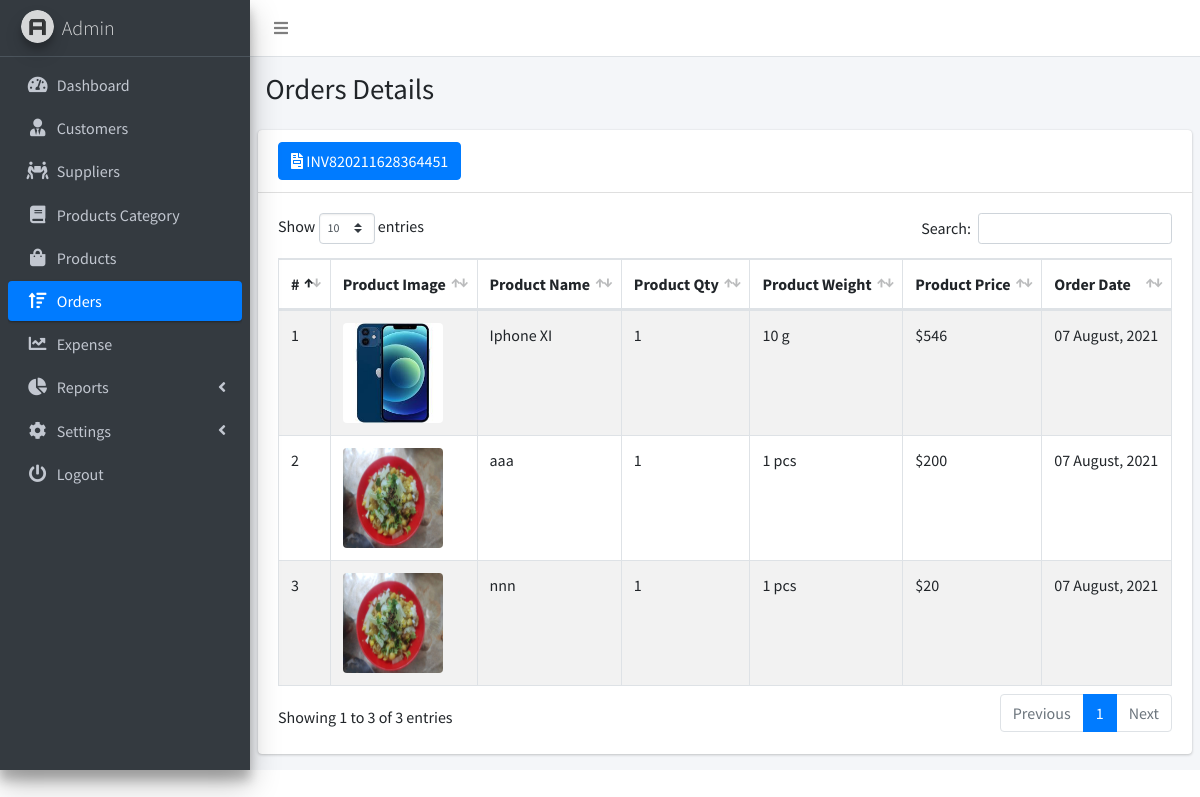
/orders_details.php?id=INV820211628364451 (signed in), run on the app's committed database.
### tables this page shows
CREATE TABLE `order_details` (
  `order_details_id` int(255) NOT NULL,
  `invoice_id` varchar(255) NOT NULL,
  `product_name` text NOT NULL,
  `product_quantity` varchar(255) NOT NULL,
  `product_weight` varchar(255) NOT NULL,
  `product_price` varchar(255) NOT NULL,
  `product_order_date` varchar(255) NOT NULL,
  `product_id` varchar(255) NOT NULL,
  `product_image` varchar(255) NOT NULL,
  `timestamp` timestamp NOT NULL DEFAULT CURRENT_TIMESTAMP ON UPDATE CURRENT_TIMESTAMP
);

CREATE TABLE `shop` (
  `shop_id` int(11) NOT NULL,
  `shop_name` varchar(255) NOT NULL,
  `shop_contact` varchar(255) NOT NULL,
  `shop_email` varchar(255) NOT NULL,
  `shop_address` varchar(255) NOT NULL,
  `tax` varchar(11) NOT NULL,
  `currency_symbol` varchar(20) NOT NULL,
  `shop_status` varchar(255) NOT NULL
);

### my_function.php (called while the page is built, shortened)
<?php
function getCurrency()
{
    global $con;
    $result = mysqli_query($con, "SELECT currency_symbol FROM shop WHERE shop_id=1 ");
    $row = mysqli_fetch_assoc($result);
    $currency = $row['currency_symbol'];
    return $currency;
}
?>

### orders_details.php (the view, shortened to what this page needs)
<!DOCTYPE html>
<html lang="en">
<head>
  <link rel="stylesheet" href="dist/css/preloader.css">
  <link rel="stylesheet" href="plugins/fontawesome-free/css/all.min.css">
  <link rel="stylesheet" href="https://code.ionicframework.com/ionicons/2.0.1/css/ionicons.min.css">
  <link rel="stylesheet" href="plugins/datatables-bs4/css/dataTables.bootstrap4.min.css">
  <link rel="stylesheet" href="plugins/datatables-responsive/css/responsive.bootstrap4.min.css">
  <link rel="stylesheet" href="dist/css/adminlte.min.css">
</head>
<body class="hold-transition sidebar-mini">
<div class="wrapper">
  <nav class="main-header navbar navbar-expand navbar-white navbar-light">
    <ul class="navbar-nav">
      <li class="nav-item">
        <a class="nav-link" data-widget="pushmenu" href="#" role="button"><i class="fas fa-bars"></i></a>
      </li>
    </ul>
  </nav>
  <aside class="main-sidebar sidebar-dark-primary elevation-4">
    <a href="#" class="brand-link">
      <img src="dist/img/AdminLTELogo.png"
           alt="AdminLTE Logo"
           class="brand-image img-circle elevation-3"
           style="opacity: .8">
      <span class="brand-text font-weight-light">Admin</span>
    </a>
    <div class="sidebar">
      <nav class="mt-2">
        <ul class="nav nav-pills nav-sidebar flex-column" data-widget="treeview" role="menu" data-accordion="false">
          <li class="nav-item">
            <a href="dashboard.php" class="nav-link">
              <i class="nav-icon fas fa-tachometer-alt"></i>
              <p>
                Dashboard
              </p>
            </a>
          </li>
          <li class="nav-item">
            <a href="customers.php" class="nav-link">
              <i class="nav-icon fas fa-user-tie"></i>
              <p>
                Customers
              </p>
            </a>
          </li>
          <li class="nav-item">
            <a href="suppliers.php" class="nav-link">
              <i class="nav-icon fas fa-people-carry"></i>
              <p>
                Suppliers
              </p>
            </a>
          </li>
          <li class="nav-item">
            <a href="category.php" class="nav-link">
              <i class="nav-icon fas fa-book"></i>
              <p>
                Products Category
              </p>
            </a>
          </li>
          <li class="nav-item">
            <a href="products.php" class="nav-link">
              <i class="nav-icon fas fa-shopping-bag"></i>
              <p>
                Products
              </p>
            </a>
          </li>
          <li class="nav-item">
            <a href="orders.php" class="nav-link active">
              <i class="nav-icon fas fa-sort-amount-up"></i>
              <p>
                Orders
              </p>
            </a>
          </li>
          <li class="nav-item">
            <a href="expense.php" class="nav-link">
              <i class="nav-icon fas fa-chart-line"></i>
              <p>
                Expense
              </p>
            </a>
          </li>
          <li class="nav-item">
            <a href="#" class="nav-link">
              <i class="nav-icon fas fa-chart-pie"></i>
              <p>
                Reports
                <i class="right fas fa-angle-left"></i>
              </p>
            </a>
          </li>
          <li class="nav-item">
            <a href="products.php" class="nav-link">
              <i class="nav-icon fas fa-cog"></i>
              <p>
                Settings
                <i class="right fas fa-angle-left"></i>
              </p>
            </a>
          </li>
          <li class="nav-item">
            <a href="logout.php" class="nav-link">
              <i class="nav-icon fas fa-power-off"></i>
              <p>
                Logout
              </p>
            </a>
          </li>
        </ul>
      </nav>
    </div>
  </aside>
  <div class="content-wrapper">
    <section class="content-header">
      <div class="container-fluid">
        <div class="row mb-2">
          <div class="col-sm-6">
            <h1>Orders Details</h1>
          </div>
        </div>
      </div>
    </section>
    <section class="content">
      <div class="row">
        <div class="col-12">
          <div class="card">
            <div class="card-header">
              <button class='btn btn-primary'><i class='fas fa-file-invoice'></i> <?php echo $getid = $_GET['id']; ?>
              </button>
            </div>
            <div class="card-body">
              <table id="example1" class="table table-bordered table-striped">
                <thead>
                <tr>
                  <th>#</th>
                  <th>Product Image</th>
                  <th>Product Name</th>
                  <th>Product Qty</th>
                  <th>Product Weight</th>
                  <th>Product Price</th>
                  <th>Order Date</th>
                </tr>
                </thead>
                <tbody>
                <?php
                include('db_connect.php');
                include("my_function.php");
                $getid = $_GET['id'];
                $currency = getCurrency();
                $result = mysqli_query($con, "SELECT * FROM order_details WHERE invoice_id='$getid'");
                $i = 1;
                while ($row = mysqli_fetch_array($result)) {
                  echo "<tr>";
                  echo "<td>" . $i . "</td>";
                  echo "<td>  <img src=\"product_images/" . $row['product_image'] . "\" class=\"img-rounded\" width='100' height='100' alt=\"Product Image\"></td>";
                  echo "<td>" . $row['product_name'] . "</td>";
                  echo "<td>" . $row['product_quantity'] . "</td>";
                  echo "<td>" . $row['product_weight'] . "</td>";
                  echo "<td>" .$currency. $row['product_price'] . "</td>";
                  echo "<td>" . date('d F, Y', strtotime($row['product_order_date'])) . "</td>";
                  $i++;
                  echo "</tr> ";
                }
                echo " </tbody>";
                echo " </table>";
                ?>
            </div>
          </div>
        </div>
      </div>
    </section>
  </div>
</div>
</body>
</html>

### data on the page
order_details: product_image (picture), product_name "Iphone XI", product_quantity "1", product_weight "10 g", product_price "546", product_order_date "07 August, 2021"
shop: currency_symbol "$"
order_details: product_image (picture), product_name "aaa", product_quantity "1", product_weight "1 pcs", product_price "200", product_order_date "07 August, 2021"
order_details: product_image (picture), product_name "nnn", product_quantity "1", product_weight "1 pcs", product_price "20", product_order_date "07 August, 2021"

### other printed values
$getid = $_GET['id'] "INV820211628364451"
